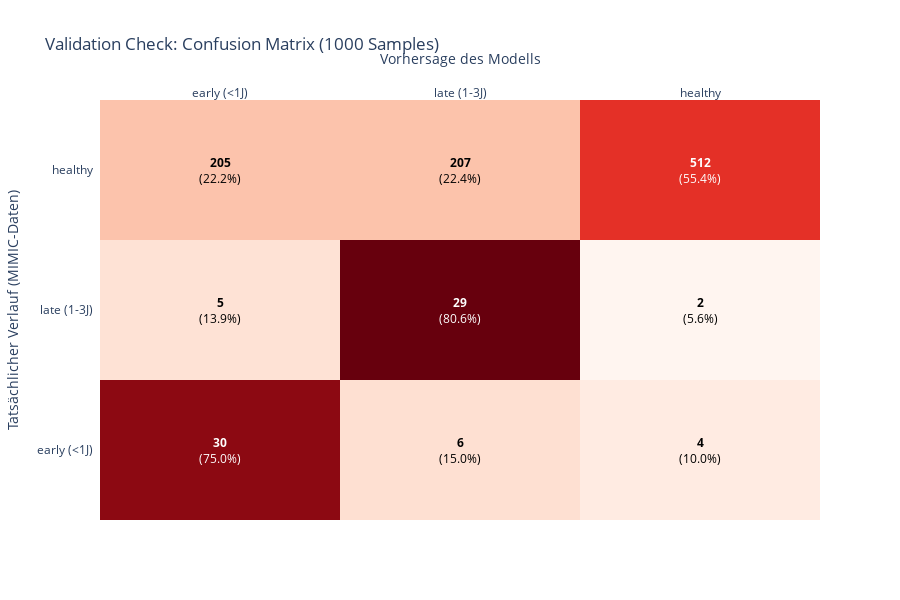

Notebook source saved alongside this figure:
### Markdown cell above
# 5. Visualisation Prediction

### Code cell
if sample: 
    X_val = X_val_sample
    y_val = y_val_sample
else: 
    X_val = X_val
    y_val = y_val
# 1. Normalisierung der Confusion Matrix (Zeilenweise)
# Wie viel % der tatsächlichen Klasse wurden wie vorhergesagt?
# WICHTIG: Wir vergleichen hier mit y_val_sample, da wir nur darauf vorhergesagt haben!

cm = confusion_matrix(y_val, y_val_pred)
cm_perc = cm.astype('float') / cm.sum(axis=1)[:, np.newaxis]

labels = ['early (<1J)', 'late (1-3J)', 'healthy']

# 2. Text für die Boxen (Absolute Zahl + Prozent)
annot_text = [
    [f"<b>{val}</b><br>({perc:.1%})" for val, perc in zip(row_val, row_perc)]
    for row_val, row_perc in zip(cm, cm_perc)
]

# 3. Interaktive Heatmap
fig = ff.create_annotated_heatmap(
    cm_perc, 
    x=labels, 
    y=labels, 
    annotation_text=annot_text, 
    colorscale='Reds' # 'Reds' hebt die Treffer besser hervor
)
if sample:
    fig.update_layout(
        title='Validation Check: Confusion Matrix (1000 Samples)',
        xaxis_title="Vorhersage des Modells",
        yaxis_title="Tatsächlicher Verlauf (MIMIC-Daten)",
        template="plotly_white",
        height=600
    )
else:
    fig.update_layout(
        title='Validation Check: Confusion Matrix (3000 Samples)',
        xaxis_title="Vorhersage des Modells",
        yaxis_title="Tatsächlicher Verlauf (MIMIC-Daten)",
        template="plotly_white",
        height=600
    )

fig.show()

### Figure 1 — Plotly figure (JSON) as saved in the notebook; plotly's stock layout.template omitted (floating-point values rounded to 4 significant figures)
{"data": [{"colorscale": [[0, "rgb(255,245,240)"], [0.125, "rgb(254,224,210)"], [0.25, "rgb(252,187,161)"], [0.375, "rgb(252,146,114)"], [0.5, "rgb(251,106,74)"], [0.625, "rgb(239,59,44)"], [0.75, "rgb(203,24,29)"], [0.875, "rgb(165,15,21)"], [1, "rgb(103,0,13)"]], "reversescale": false, "showscale": false, "type": "heatmap", "x": ["early (<1J)", "late (1-3J)", "healthy"], "y": ["early (<1J)", "late (1-3J)", "healthy"], "z": [[0.75, 0.15, 0.1], [0.1389, 0.8056, 0.05556], [0.2219, 0.224, 0.5541]]}], "layout": {"annotations": [{"font": {"color": "#FFFFFF"}, "showarrow": false, "text": "<b>30</b><br>(75.0%)", "x": "early (<1J)", "xref": "x", "y": "early (<1J)", "yref": "y"}, {"font": {"color": "#000000"}, "showarrow": false, "text": "<b>6</b><br>(15.0%)", "x": "late (1-3J)", "xref": "x", "y": "early (<1J)", "yref": "y"}, {"font": {"color": "#000000"}, "showarrow": false, "text": "<b>4</b><br>(10.0%)", "x": "healthy", "xref": "x", "y": "early (<1J)", "yref": "y"}, {"font": {"color": "#000000"}, "showarrow": false, "text": "<b>5</b><br>(13.9%)", "x": "early (<1J)", "xref": "x", "y": "late (1-3J)", "yref": "y"}, {"font": {"color": "#FFFFFF"}, "showarrow": false, "text": "<b>29</b><br>(80.6%)", "x": "late (1-3J)", "xref": "x", "y": "late (1-3J)", "yref": "y"}, {"font": {"color": "#000000"}, "showarrow": false, "text": "<b>2</b><br>(5.6%)", "x": "healthy", "xref": "x", "y": "late (1-3J)", "yref": "y"}, {"font": {"color": "#000000"}, "showarrow": false, "text": "<b>205</b><br>(22.2%)", "x": "early (<1J)", "xref": "x", "y": "healthy", "yref": "y"}, {"font": {"color": "#000000"}, "showarrow": false, "text": "<b>207</b><br>(22.4%)", "x": "late (1-3J)", "xref": "x", "y": "healthy", "yref": "y"}, {"font": {"color": "#FFFFFF"}, "showarrow": false, "text": "<b>512</b><br>(55.4%)", "x": "healthy", "xref": "x", "y": "healthy", "yref": "y"}], "height": 600, "title": {"text": "Validation Check: Confusion Matrix (1000 Samples)"}, "xaxis": {"dtick": 1, "gridcolor": "rgb(0, 0, 0)", "side": "top", "ticks": "", "title": {"text": "Vorhersage des Modells"}}, "yaxis": {"dtick": 1, "ticks": "", "ticksuffix": "  ", "title": {"text": "Tatsächlicher Verlauf (MIMIC-Daten)"}}}}
